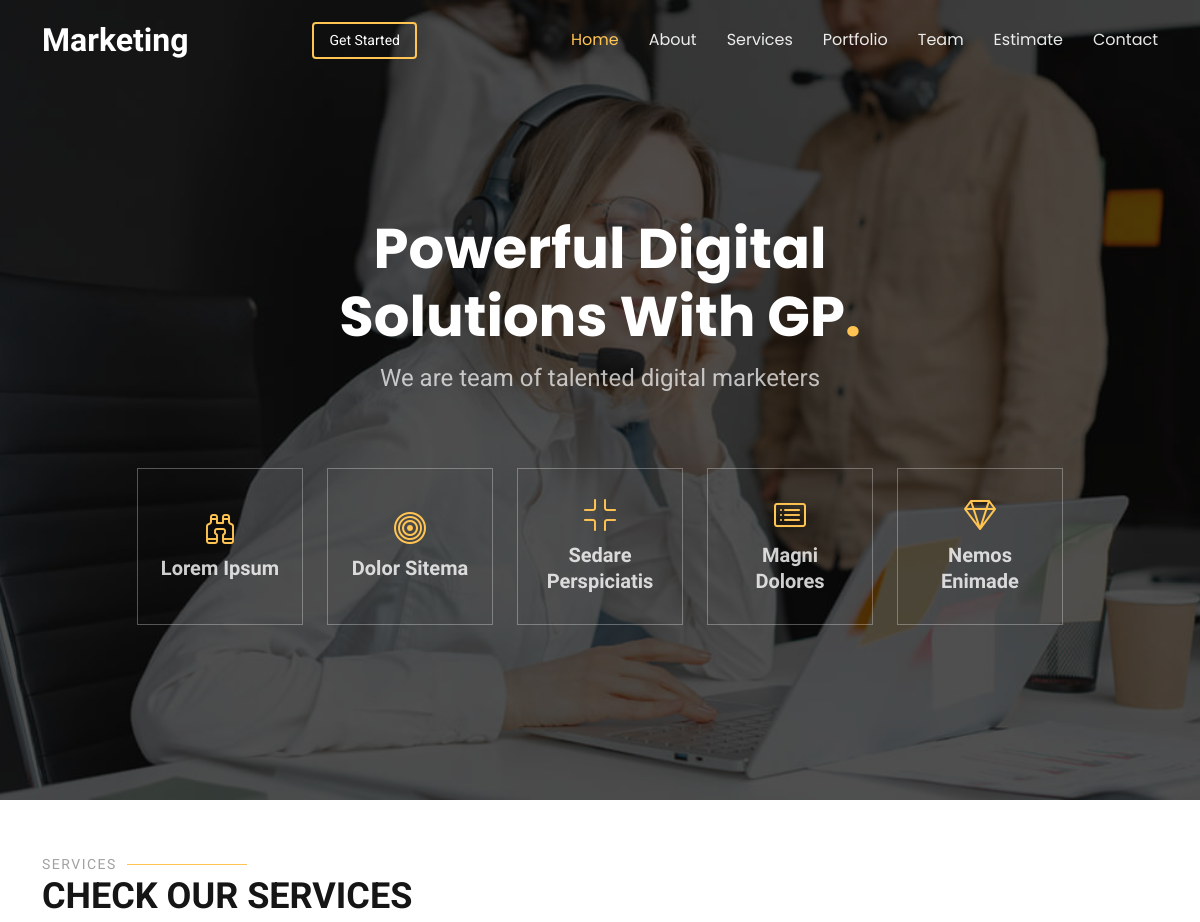
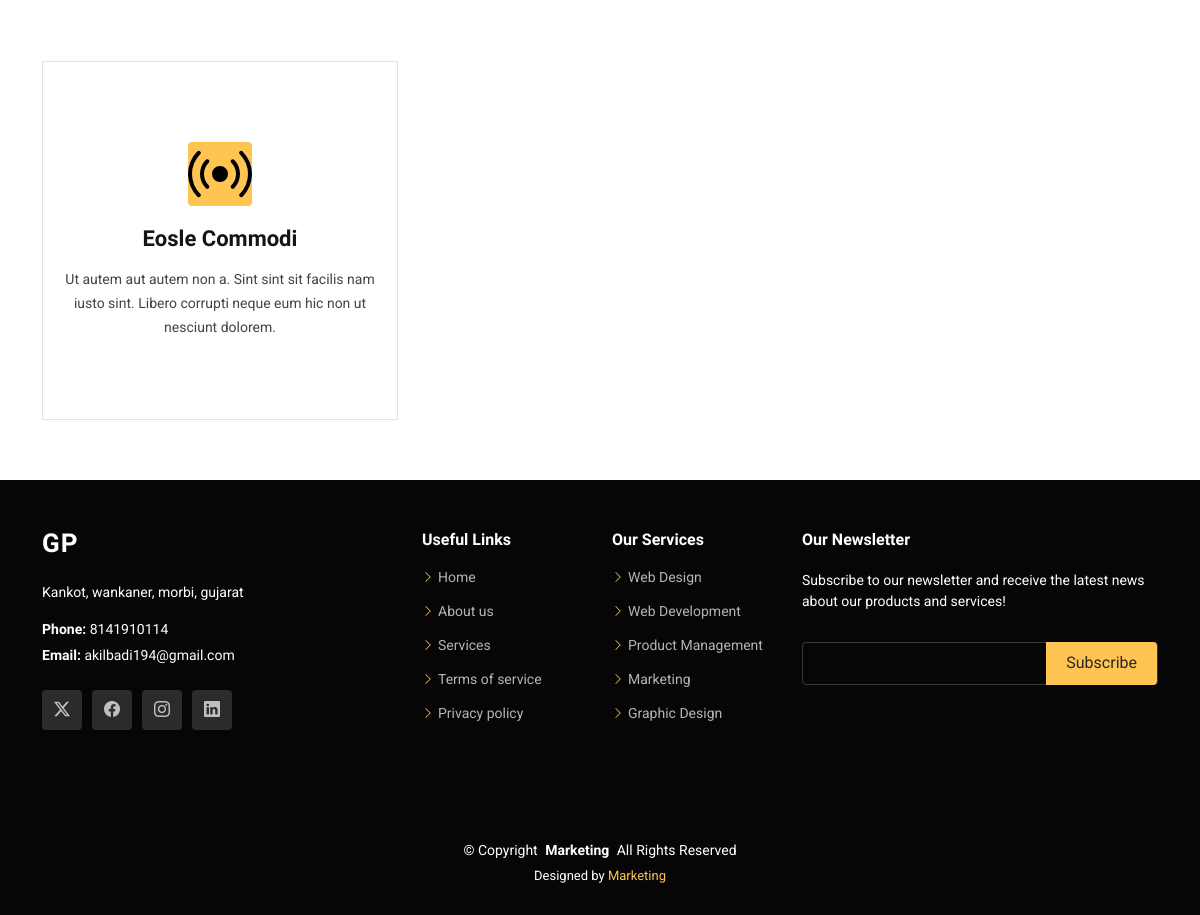
/services, run on the app's committed database (2 pictures, top to bottom).
### tables this page shows
CREATE TABLE `header` (
  `id` int(255) NOT NULL,
  `brand_name` varchar(50) NOT NULL
);

CREATE TABLE `banner` (
  `id` int(255) NOT NULL,
  `banner_img` varchar(255) NOT NULL
);

CREATE TABLE `service` (
  `sid` int(255) NOT NULL,
  `icon` varchar(255) NOT NULL,
  `name` varchar(255) NOT NULL,
  `des` varchar(255) NOT NULL
);

CREATE TABLE `contact` (
  `id` int(255) NOT NULL,
  `location` longtext NOT NULL,
  `address` varchar(255) NOT NULL,
  `phone` bigint(255) NOT NULL,
  `email` varchar(100) NOT NULL,
  `password` varchar(50) NOT NULL
);

### index.php (called while the page is built)
<?php
require_once("controller/controller.php");
?>

### model/model.php (called while the page is built, shortened)
<?php
class model
{
    public $connection = "";
    public function __construct()
    {  $config="";
        $conn = $this->connection = new mysqli("localhost", "root", "", "roosh");
    }
    public function selectalldata($table)
    {
        $select = "select * from $table";
        $exe = mysqli_query($this->connection, $select);
        while ($fetch = mysqli_fetch_array($exe)) {
            $arr[] = $fetch;
        }
        return $arr;
    }
    public function one($table)
    {
        $select = "select * FROM $table";
        $exe = mysqli_query($this->connection, $select);
        $arr=mysqli_fetch_array($exe);
        return $arr;
    }
}
?>

### services.php (the view)
<section id="services" class="services section">
  <div class="container section-title" data-aos="fade-up">
    <h2>Services</h2>
    <p>Check our Services</p>
  </div>
  <div class="container">
    <div class="row gy-4">
    <?php if(isset($service)){ foreach($service as $row){?>
      <div class="col-lg-4 col-md-6" data-aos="fade-up" data-aos-delay="100">
        <div class="service-item position-relative">
          <div class="icon">
            <i class="bi"><img src="admin/<?php echo $row['icon'] ?>" height="64px" width="64px" alt=""></i>
          </div>
          <a href="service-details.html" class="stretched-link">
            <h3><?php echo $row['name']; ?></h3>
          </a>
          <p><?php echo $row['des']; ?></p>
        </div>
      </div>
      <?php }}?>
    </div>
  </div>
</section>

### navbar.php (shortened to what this page needs)
<?php
$mainurl = "http://localhost/rooshabh/";
?>
<!DOCTYPE html>
<html lang="en">
<head>
  <link href="assets/vendor/bootstrap/css/bootstrap.min.css" rel="stylesheet">
  <link href="assets/vendor/bootstrap-icons/bootstrap-icons.css" rel="stylesheet">
  <link href="assets/vendor/aos/aos.css" rel="stylesheet">
  <link href="assets/vendor/swiper/swiper-bundle.min.css" rel="stylesheet">
  <link href="assets/vendor/glightbox/css/glightbox.min.css" rel="stylesheet">
  <link href="assets/css/main.css" rel="stylesheet">
</head>
<body class="index-page">
  <header id="header" class="header d-flex align-items-center fixed-top">
    <div class="container-fluid container-xl position-relative d-flex align-items-center justify-content-between">
      <a href="<?php echo $mainurl; ?>" class="logo d-flex align-items-center me-auto me-lg-0">
        <h1 class="sitename"><?php echo $header['brand_name']; ?></h1>
      </a>
      <nav id="navmenu" class="navmenu">
        <ul>
          <li><a href="<?php echo $mainurl; ?>" class="active">Home<br></a></li>
          <li><a href="<?php echo $mainurl; ?>about">About</a></li>
          <li><a href="<?php echo $mainurl; ?>services">Services</a></li>
          <li><a href="<?php echo $mainurl; ?>portfolio">Portfolio</a></li>
          <li><a href="<?php echo $mainurl; ?>team">Team</a></li>
          <li><a href="<?php echo $mainurl; ?>estimate">Estimate</a></li>
          <li><a href="<?php echo $mainurl; ?>contact">Contact</a></li>
        </ul>
      </nav>
      <a class="btn-getstarted" href="index.html#about">Get Started</a>
    </div>
  </header>
  <main class="main">

### banner.php
 <section id="hero" class="hero section dark-background">
<img src="admin/<?php echo $banner['banner_img']; ?>" alt="" data-aos="fade-in">
<div class="container">
  <div class="row justify-content-center text-center" data-aos="fade-up" data-aos-delay="100">
    <div class="col-xl-6 col-lg-8">
      <h2>Powerful Digital Solutions With GP<span>.</span></h2>
      <p>We are team of talented digital marketers</p>
    </div>
  </div>
  <div class="row gy-4 mt-5 justify-content-center" data-aos="fade-up" data-aos-delay="200">
    <div class="col-xl-2 col-md-4" data-aos="fade-up" data-aos-delay="300">
      <div class="icon-box">
        <i class="bi bi-binoculars"></i>
        <h3><a href="">Lorem Ipsum</a></h3>
      </div>
    </div>
    <div class="col-xl-2 col-md-4" data-aos="fade-up" data-aos-delay="400">
      <div class="icon-box">
        <i class="bi bi-bullseye"></i>
        <h3><a href="">Dolor Sitema</a></h3>
      </div>
    </div>
    <div class="col-xl-2 col-md-4" data-aos="fade-up" data-aos-delay="500">
      <div class="icon-box">
        <i class="bi bi-fullscreen-exit"></i>
        <h3><a href="">Sedare Perspiciatis</a></h3>
      </div>
    </div>
    <div class="col-xl-2 col-md-4" data-aos="fade-up" data-aos-delay="600">
      <div class="icon-box">
        <i class="bi bi-card-list"></i>
        <h3><a href="">Magni Dolores</a></h3>
      </div>
    </div>
    <div class="col-xl-2 col-md-4" data-aos="fade-up" data-aos-delay="700">
      <div class="icon-box">
        <i class="bi bi-gem"></i>
        <h3><a href="">Nemos Enimade</a></h3>
      </div>
    </div>
  </div>
</div>
</section>

### footer.php (shortened to what this page needs)
</main>
<footer id="footer" class="footer dark-background">
  <div class="footer-top">
    <div class="container">
      <div class="row gy-4">
        <div class="col-lg-4 col-md-6 footer-about">
          <a href="index.html" class="logo d-flex align-items-center">
            <span class="sitename">GP</span>
          </a>
          <div class="footer-contact pt-3">
          <?php echo$contactus['address']; ?>
            <p class="mt-3"><strong>Phone:</strong> <span><?php echo$contactus['phone']; ?></span></p>
            <p><strong>Email:</strong> <span><?php echo$contactus['email']; ?></span></p>
          </div>
          <div class="social-links d-flex mt-4">
            <a href=""><i class="bi bi-twitter-x"></i></a>
            <a href=""><i class="bi bi-facebook"></i></a>
            <a href=""><i class="bi bi-instagram"></i></a>
            <a href=""><i class="bi bi-linkedin"></i></a>
          </div>
        </div>
        <div class="col-lg-2 col-md-3 footer-links">
          <h4>Useful Links</h4>
          <ul>
            <li><i class="bi bi-chevron-right"></i> <a href="#"> Home</a></li>
            <li><i class="bi bi-chevron-right"></i> <a href="#"> About us</a></li>
            <li><i class="bi bi-chevron-right"></i> <a href="#"> Services</a></li>
            <li><i class="bi bi-chevron-right"></i> <a href="#"> Terms of service</a></li>
            <li><i class="bi bi-chevron-right"></i> <a href="#"> Privacy policy</a></li>
          </ul>
        </div>
        <div class="col-lg-2 col-md-3 footer-links">
          <h4>Our Services</h4>
          <ul>
            <li><i class="bi bi-chevron-right"></i> <a href="#"> Web Design</a></li>
            <li><i class="bi bi-chevron-right"></i> <a href="#"> Web Development</a></li>
            <li><i class="bi bi-chevron-right"></i> <a href="#"> Product Management</a></li>
            <li><i class="bi bi-chevron-right"></i> <a href="#"> Marketing</a></li>
            <li><i class="bi bi-chevron-right"></i> <a href="#"> Graphic Design</a></li>
          </ul>
        </div>
        <div class="col-lg-4 col-md-12 footer-newsletter">
          <h4>Our Newsletter</h4>
          <p>Subscribe to our newsletter and receive the latest news about our products and services!</p>
          <form action="forms/newsletter.php" method="post" class="php-email-form">
            <div class="newsletter-form"><input type="email" name="email"><input type="submit" value="Subscribe"></div>
          </form>
        </div>
      </div>
    </div>
  </div>
  <div class="copyright">
    <div class="container text-center">
      <p>© <span>Copyright</span> <strong class="px-1 sitename"><?php echo $header['brand_name']; ?></strong> <span>All Rights Reserved</span></p>
      <div class="credits">
        Designed by <a href="<?php echo $mainurl; ?>"><?php echo $header['brand_name']; ?></a>
      </div>
    </div>
  </div>
</footer>
</body>
</html>

### data on the page
header: brand_name "Marketing"
banner: banner_img (picture)
service: icon (picture), name "Eosle Commodi", des "Ut autem aut autem non a. Sint sint sit facilis nam iusto sint. Libero corrupti neque eum hic non ut nesciunt dolorem."
contact: address "Kankot, wankaner, morbi, gujarat", phone "8141910114", email "akilbadi194@gmail.com"
